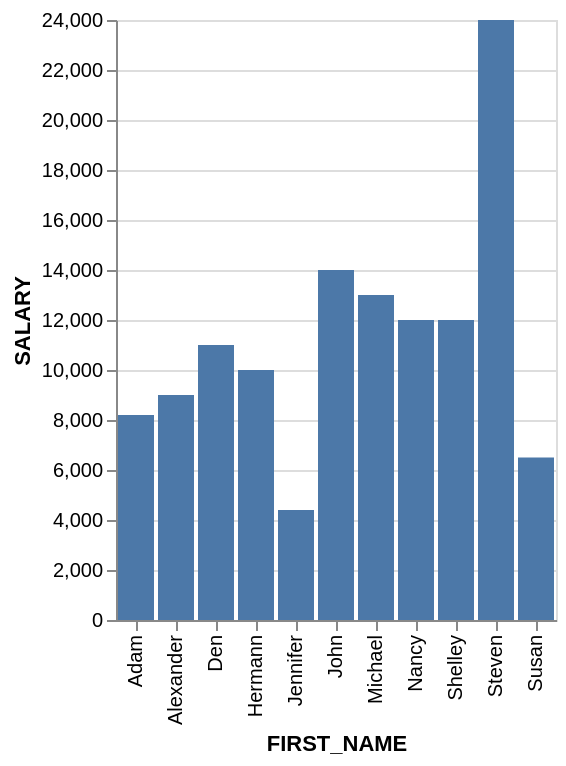

Express this chart as Vega-Lite.
### Vega-Lite specification from a JSON file in a GitHub repository (floating-point values rounded to 4 significant figures)
{"data": {"values": [{"x_data": "Adam", "y_data": 8200}, {"x_data": "Alexander", "y_data": 9000}, {"x_data": "Den", "y_data": 11000}, {"x_data": "Hermann", "y_data": 10000}, {"x_data": "Jennifer", "y_data": 4400}, {"x_data": "John", "y_data": 14000}, {"x_data": "Michael", "y_data": 13000}, {"x_data": "Nancy", "y_data": 12000}, {"x_data": "Shelley", "y_data": 12000}, {"x_data": "Steven", "y_data": 24000}, {"x_data": "Susan", "y_data": 6500}]}, "mark": "bar", "encoding": {"x": {"field": "x_data", "type": "nominal", "title": "FIRST_NAME", "sort": "ascending"}, "y": {"field": "y_data", "type": "quantitative", "title": "SALARY"}}}
